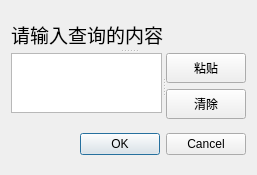
<?xml version="1.0" encoding="UTF-8"?>
<ui version="4.0">
 <class>CDialogAskText</class>
 <widget class="QDialog" name="CDialogAskText">
  <property name="geometry">
   <rect>
    <x>0</x>
    <y>0</y>
    <width>257</width>
    <height>175</height>
   </rect>
  </property>
  <property name="windowTitle">
   <string>Dialog</string>
  </property>
  <layout class="QGridLayout" name="gridLayout">
   <item row="0" column="0">
    <widget class="QSplitter" name="splitter_2">
     <property name="orientation">
      <enum>Qt::Vertical</enum>
     </property>
     <widget class="QLabel" name="label">
      <property name="sizePolicy">
       <sizepolicy hsizetype="Preferred" vsizetype="Fixed">
        <horstretch>0</horstretch>
        <verstretch>0</verstretch>
       </sizepolicy>
      </property>
      <property name="minimumSize">
       <size>
        <width>0</width>
        <height>30</height>
       </size>
      </property>
      <property name="maximumSize">
       <size>
        <width>16777215</width>
        <height>30</height>
       </size>
      </property>
      <property name="font">
       <font>
        <family>Agency FB</family>
        <pointsize>14</pointsize>
       </font>
      </property>
      <property name="text">
       <string>请输入查询的内容</string>
      </property>
     </widget>
     <widget class="QSplitter" name="splitter">
      <property name="orientation">
       <enum>Qt::Horizontal</enum>
      </property>
      <widget class="QTextEdit" name="textEdit">
       <property name="sizePolicy">
        <sizepolicy hsizetype="Expanding" vsizetype="Fixed">
         <horstretch>0</horstretch>
         <verstretch>0</verstretch>
        </sizepolicy>
       </property>
       <property name="minimumSize">
        <size>
         <width>0</width>
         <height>60</height>
        </size>
       </property>
       <property name="maximumSize">
        <size>
         <width>16777215</width>
         <height>60</height>
        </size>
       </property>
      </widget>
      <widget class="QWidget" name="">
       <layout class="QVBoxLayout" name="verticalLayout">
        <item>
         <widget class="QPushButton" name="pushButton_paste">
          <property name="minimumSize">
           <size>
            <width>0</width>
            <height>30</height>
           </size>
          </property>
          <property name="maximumSize">
           <size>
            <width>16777215</width>
            <height>60</height>
           </size>
          </property>
          <property name="text">
           <string>粘贴</string>
          </property>
         </widget>
        </item>
        <item>
         <widget class="QPushButton" name="pushButton_clear">
          <property name="minimumSize">
           <size>
            <width>0</width>
            <height>30</height>
           </size>
          </property>
          <property name="maximumSize">
           <size>
            <width>16777215</width>
            <height>60</height>
           </size>
          </property>
          <property name="text">
           <string>清除</string>
          </property>
         </widget>
        </item>
       </layout>
      </widget>
     </widget>
    </widget>
   </item>
   <item row="1" column="0">
    <widget class="QDialogButtonBox" name="buttonBox">
     <property name="orientation">
      <enum>Qt::Horizontal</enum>
     </property>
     <property name="standardButtons">
      <set>QDialogButtonBox::Cancel|QDialogButtonBox::Ok</set>
     </property>
    </widget>
   </item>
  </layout>
 </widget>
 <resources/>
 <connections>
  <connection>
   <sender>buttonBox</sender>
   <signal>accepted()</signal>
   <receiver>CDialogAskText</receiver>
   <slot>accept()</slot>
   <hints>
    <hint type="sourcelabel">
     <x>248</x>
     <y>254</y>
    </hint>
    <hint type="destinationlabel">
     <x>157</x>
     <y>274</y>
    </hint>
   </hints>
  </connection>
  <connection>
   <sender>buttonBox</sender>
   <signal>rejected()</signal>
   <receiver>CDialogAskText</receiver>
   <slot>reject()</slot>
   <hints>
    <hint type="sourcelabel">
     <x>316</x>
     <y>260</y>
    </hint>
    <hint type="destinationlabel">
     <x>286</x>
     <y>274</y>
    </hint>
   </hints>
  </connection>
 </connections>
</ui>
